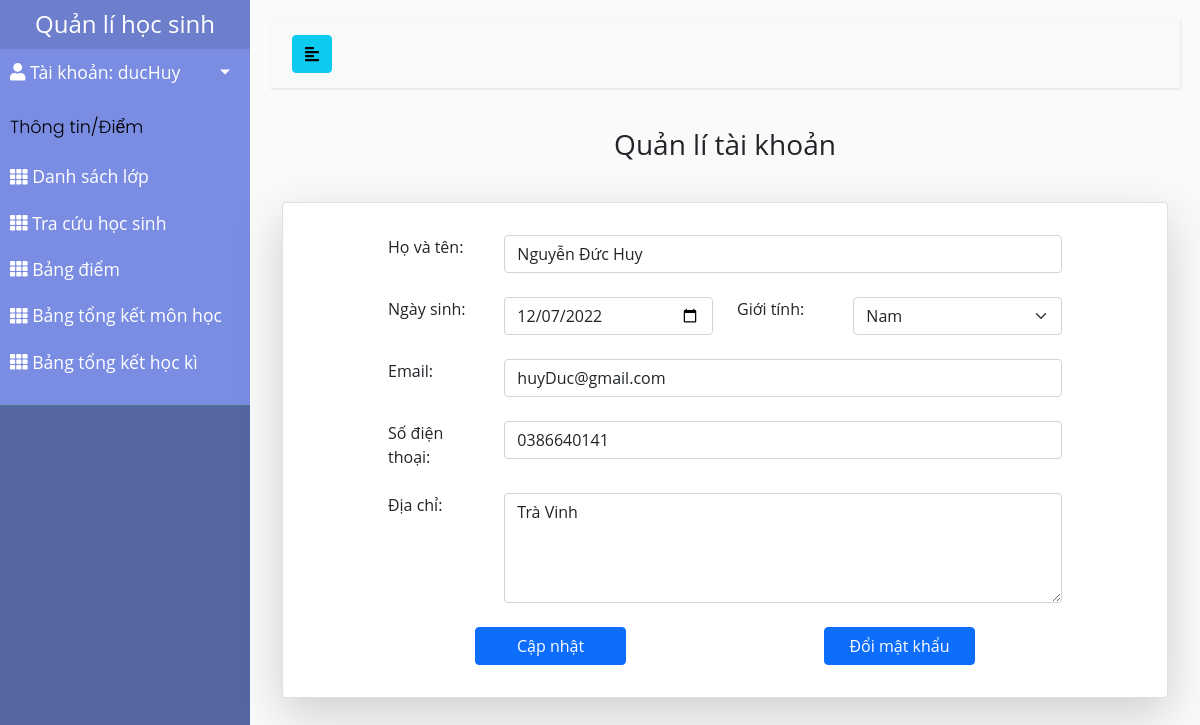
/capnhattaikhoan/ (signed in), run on the app's committed database.
### studentMan/models.py (models this page shows)
class CustomUser(AbstractUser):
    USER_TYPE = (('1', "Admin"), ('2', "Teacher"), ('3', "Student"))
    SEX_CATELOGY = [("1", "Nam"), ("0", "Nữ")]
    now = datetime.now().strftime('%Y-%m-%d')
    username = models.CharField(max_length=200, unique=True)
    role = models.CharField(default='1', choices=USER_TYPE, max_length=1)
    is_active = models.BooleanField(default=True)
    is_staff = models.BooleanField(default=False)
    is_superuser = models.BooleanField(default=False)
    name = models.CharField(default='', max_length=200)
    dateOfBirth = models.DateTimeField(default=datetime.strptime(now,'%Y-%m-%d'))
    sex = models.CharField(default='1', choices=SEX_CATELOGY,max_length=1)
    phone = models.CharField(default='', max_length=20)
    email = models.EmailField(default='')
    address = models.TextField(default='')
    USERNAME_FIELD = "username"
    REQUIRED_FIELDS = []
    objects = CustomUserManager()
    def __str__(self):
        return self.username

### studentMan/views.py (the view)
# urls.py: path('capnhattaikhoan/', views.capNhatTaiKhoan, name='capNhatTaiKhoan'),
@login_required(login_url='login')
def capNhatTaiKhoan(request):
    if request.method == 'POST':
        profile_form = userUpdateForm(request.POST, instance=request.user)
        if profile_form.is_valid():
            profile_form.save()
            messages.success(request, 'Cập nhật thành công')
            return redirect(to='capNhatTaiKhoan')
    else:
        profile_form = userUpdateForm(instance=request.user)
    return render(request, 'admin_template/capNhatTaiKhoan.html', {'profile_form': profile_form})

### studentMan/forms.py
class userUpdateForm(forms.ModelForm):
    try:
        name = forms.CharField(label='', widget=forms.TextInput(
            attrs={'id':"name_user", 'class':"form-control"
        }))
        dateOfBirth = forms.CharField(label="",widget=forms.DateInput(
            attrs={'type': 'date', 'id':"datepicker", 'class': 'form-control'
        }))
        sex = forms.CharField(label="",widget=forms.Select(
            choices=CustomUser().SEX_CATELOGY,
            attrs={'class': 'form-select', 'id': 'sex_user'
        }))
        email = forms.CharField(label="",widget=forms.TextInput(
            attrs={'type': 'email', 'id':'email_user', 'class': 'form-control',
        }))
        address = forms.CharField(label="",widget=forms.Textarea(
            attrs={"rows":4, 'class': 'form-control', 'id': 'address_user',
                'placeholder':"12, đường 01, quận 1, tp HCM"
        }))
        phone = forms.CharField(label="",widget=forms.TextInput(
            attrs={'id':'phone_user', 'class': 'form-control',
        }))
    except:
        ''''''
    class Meta:
        model = CustomUser
        fields = ('name', 'dateOfBirth', 'sex', 'phone', 'email', 'address')

### studentMan/context_processors.py (called while the page is built)
def get_role(request):
    user = CustomUser.objects.filter(username=request.user.username)
    role = ""
    if len(user) != 0:
        role = CustomUser.USER_TYPE[int(user[0].role) - 1][1]
    return {'role': role}

### studentMan/templates/admin_template/capNhatTaiKhoan.html (shortened to what this page needs)
{% extends 'studentMan/base.html' %}
{% load static %}
{% block content %}
    <h3 class="label">Quản lí tài khoản</h3>
    <div class="card card-body shadow-lg">
        <div class="jus_center row">
            <form role="form" method="POST" enctype="multipart/form-data" class="col-lg-10">
                <div class="card-body">
                    <div class="form-group row jus_center">
                        <div for='name_user' class="col-lg-2">
                            Họ và tên:
                        </div>
                        <div class="col-lg-10">
                        {{profile_form.name}}
                        </div>
                    </div>
                    <br>
                    <div class="form-group row jus_center">
                        <div class='col-lg-6'>
                            <div class='row'>
                                <div for='datepicker' class="col-lg-4">
                                    Ngày sinh:
                                </div>
                                <div class="col-lg-8">
                                    {{profile_form.dateOfBirth}}
                                </div>
                            </div>
                        </div>
                        <div class='col-lg-6'>
                            <div class='row'>
                                <div for='sex_user' class="col-lg-4">
                                    Giới tính:
                                </div>
                                <div class="col-lg-8">
                                    {{profile_form.sex}}
                                </div>
                            </div>
                        </div>
                    </div>
                    <br>
                    <div class="form-group row jus_center">
                        <div for='email_user' class="col-lg-2">
                            Email:
                        </div>
                        <div class="col-lg-10">
                        {{profile_form.email}}
                        </div>
                    </div>
                    <br>
                    <div class="form-group row jus_center">
                        <div for='phone_user' class="col-lg-2">
                            Số điện thoại:
                        </div>
                        <div class="col-lg-10">
                        {{profile_form.phone}}
                        </div>
                    </div>
                    <br>
                    <div class="form-group row jus_center">
                        <div for='address_user' class="col-lg-2">
                            Địa chỉ:
                        </div>
                        <div class="col-lg-10">
                        {{profile_form.address}}
                        </div>
                    </div>
                    <br>
                    <div class="form-group row jus_space-around ">
                        <div class="col-lg-3">
                            <button type="submit" class="btn btn-primary btn-block" style="width: 100%;">
                                Cập nhật
                            </button>
                        </div>
                        <div class="col-lg-3">
                            <a href="{% url 'doiMatKhau' %}" class="btn btn-primary" style="width: 100%;">Đổi mật khẩu</a>
                        </div>
                    </div>
                </div>
            </form>
        </div>
    </div>
{% endblock content %}

### studentMan/templates/studentMan/sidebar_template.html (shortened to what this page needs)
{% load static %}
<aside>
    <div class="sidebar-header" style="padding: 10px 20px">
        <a href="{% url 'admin_home' %}" class="brand-link">
            <h4 class="HEADER" style="margin: 0">Quản lí học sinh</h4>
        </a>
    </div>
    <link rel="stylesheet" href="{% static './css/roles.css' %}">
    <nav>
        <ul class="list-unstyled components">
            <li class="info">
                <a href="#profileMunu" data-toggle="collapse" aria-expanded="false" class="dropdown-toggle mb-2">
                    <i class="nav-icon fas fa-user"></i>
                    Tài khoản: {{user}}
                </a>
            </li>
            <div class="sidebar-content"><p>Thông tin/Điểm</p></div>
            {% if role == 'Admin' or role == 'Teacher' %}
                <li>
                    {% url 'dsLop' as dsLop %}
                    <a href="{{ dsLop }}" class="{% if dsLop == request.path %} active {% endif %}">
                        <i class="nav-icon fas fa-th"></i>
                        <span>Danh sách lớp</span>
                    </a>
                </li>
            {%endif%}
            {% if role == 'Admin' or role == 'Teacher' %}
                <li>
                    {% url 'chonNienKhoaTraCuu' as chonNienKhoaTraCuu %}
                    <a href="{{ chonNienKhoaTraCuu }}"
                        class="{% if chonNienKhoaTraCuu == request.path %} active {% endif %}">
                        <i class="nav-icon fas fa-th"></i>
                        <span>
                    Tra cứu học sinh
                </span>
                    </a>
                </li>
            {% endif %}
            {% if role == 'Admin' %}
                <li>
                    {% url 'bangDiem' as bangDiem %}
                    <a href="{{ bangDiem }}"
                        class="{% if bangDiem == request.path %} active {% endif %}">
                        <i class="nav-icon fas fa-th"></i>
                        <span>
                        Bảng điểm
                    </span>
                    </a>
                </li>
            {% elif role == 'Teacher' %}
                <li>
                    {% url 'bangDiemGV' as bangDiemGV %}
                    <a href="{{ bangDiemGV }}">
                        <i class="nav-icon fas fa-th"></i>
                        <span>
                        Bảng điểm
                    </span>
                    </a>
                </li>
            {%endif%}
            {% if role == 'Admin' %}
            <li>
                <a href="#summarySubmenu" data-toggle="collapse" aria-expanded="false" class="dropdown-toggle">
                    <i class="nav-icon fas fa-th"></i>
                    <span>
                    Bảng tổng kết
                </span>
                </a>
                <ul class="collapse list-unstyled" id="summarySubmenu">
                    <li>
                        {% url 'baoCaoMH' as mon_hoc %}
                        <a href="{{ mon_hoc }}" class="{% if mon_hoc == request.path %} active {% endif %}">Môn
                            học</a>
                    </li>
                    <li>
                        {% url 'baoCaoHocKi' as hoc_ki %}
                        <a href="{{ hoc_ki }}" class="{% if hoc_ki == request.path %} active {% endif %}">Học kì</a>
                    </li>
                </ul>
            </li>
            {% else %}
            <li class="nav-item">
                {% url 'baoCaoMH' as mon_hoc %}
                <a href="{{ mon_hoc }}">
                    <i class="nav-icon fas fa-th"></i>
                    <span>Bảng tổng kết môn học</span>
                </a>
            </li>
            <li class="nav-item">
                {% url 'baoCaoHocKi' as hoc_ki %}
                <a href="{{ hoc_ki }}">
                    <i class="nav-icon fas fa-th"></i>
                    <span>Bảng tổng kết học kì</span>
                </a>
            </li>
            {%endif%}
        </ul>
    </nav>
</aside>

### static/css/styles.css (style rules this page uses)
.jus_center { justify-content: center; }
.jus_space-around { justify-content: space-around; }
body { font-family: "Open Sans", sans-serif; background: #fafafa; position: relative }
p { font-family: 'Poppins', sans-serif; font-size: 1.1em; font-weight: 300; line-height: 1.7em; color: #999; }
a, a:hover, a:focus { color: inherit; text-decoration: none; transition: all 0.3s; }
#sidebar .sidebar-header { padding: 20px; background: #6d7fcc; }
#sidebar .sidebar-content { color: #000; }
#sidebar ul.components { padding: 20px 0; border-bottom: 1px solid #47748b; }
#sidebar ul p { color: #000; padding: 10px; margin-bottom: 0; }
#sidebar ul li a { padding: 10px; font-size: 1.1em; display: block; }
a[data-toggle="collapse"] { position: relative; }
.dropdown-toggle::after { display: block; position: absolute; top: 50%; right: 20px; transform: translateY(-50%); }
#content .label { text-align: center; margin-bottom: 40px; }

### static/css/roles.css (style rules this page uses)
.HEADER { text-align: center; }
.list-unstyled.components { padding-top: 0 !important; background-color: #7A8DE3FF; }

### data on the page
CustomUser: username "ducHuy", name "Nguyễn Đức Huy", dateOfBirth "12/07/2022", sex "Nam", email "huyDuc@gmail.com", phone "0386640141", address "Trà Vinh"
